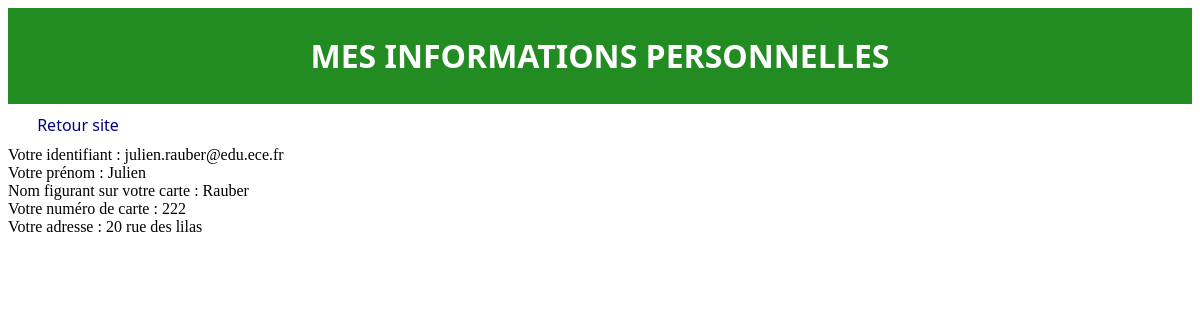
The page /monCompteAcheteur.php (signed in) on the database its author committed.
### tables this page shows
CREATE TABLE `acheteur` (
  `Login` varchar(255) NOT NULL,
  `Nom` varchar(255) NOT NULL,
  `Password` varchar(255) NOT NULL,
  `numeroCarte` int(7) NOT NULL,
  `nomCarte` varchar(255) NOT NULL,
  `dateExpiration` date NOT NULL,
  `codeCarte` int(4) NOT NULL,
  `Adresse` varchar(255) NOT NULL
);

### monCompteAcheteur.php (the view, shortened to what this page needs)
<!DOCTYPE html>
<html>
<head>
<link href="style/bootstrap.css" type="text/css" rel="stylesheet"/>
</head>
<header>
<div class="titre">
<h1>MES INFORMATIONS PERSONNELLES</h1>
</div>
</header>
<div class="retour">
<a href="indexAcheteur.php">Retour site</a>
</div>
<?php
if (isset($_SESSION['email']) && isset($_SESSION['password']) )
{
	$identifiant = $_SESSION['email'];
	$pass = $_SESSION['password'];
	$database = "eceAmazon";
	$db_handle = mysqli_connect('localhost', 'root', 'root') or die ("erreur de connexion");
	$db_found = mysqli_select_db($db_handle, $database) or die ("erreur de selection");
		if($db_found)
		{
			$sql = "SELECT * from acheteur where Login = '$identifiant' and Password = '$pass' ";
			$result = mysqli_query($db_handle, $sql) or die ("Gros fail");
			while($data = mysqli_fetch_assoc($result))
			{
			echo " Votre identifiant : ".$data['Login'].'<br>';
			echo " Votre prénom : ".$data['Nom'].'<br>';
			echo " Nom figurant sur votre carte : ".$data['nomCarte'].'<br>';
			echo " Votre numéro de carte : ".$data['numeroCarte'].'<br>';
			echo " Votre adresse : ".$data['Adresse'].'<br>';
			}
		}
		else
		{
			echo "Database not found";
		}
}
?>
</html>

### rows shown on the page
acheteur: Login "julien.rauber@edu.ece.fr", Nom "Julien", nomCarte "Rauber", numeroCarte "222", Adresse "20 rue des lilas"
